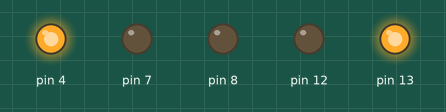
The sketch below on a simulated Arduino Uno, built with avr-gcc and run on an emulated ATmega328P. Shown: output pins drawn as LEDs (lit = HIGH).

Above: at 2.5 s.
At 7.7 s:
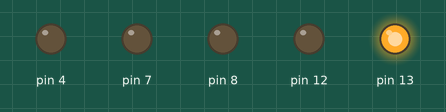
At 12.5 s:
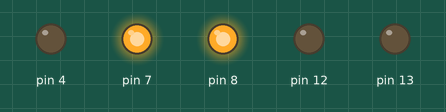
At 16.2 s:
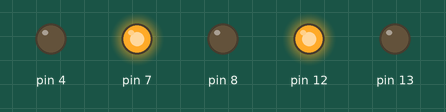
At 28.7 s:
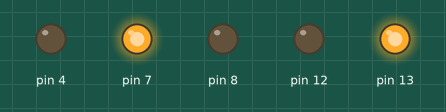
Timing chart, 0 to 29.3 s (numbered marks = the images above):
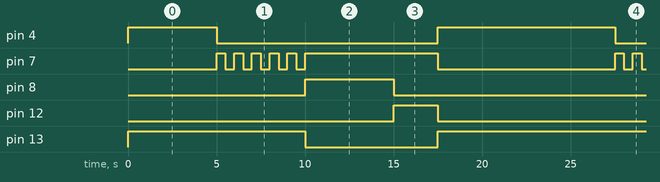

Measured:
- by itself, pin 4: repeats every 22.5 s: LOW 12.5 s, HIGH 10.0 s
- by itself, pin 7: repeats every 22.5 s: 4 × (LOW 0.50 s, HIGH 0.50 s), LOW 0.50 s, HIGH 7.5 s, LOW 10.0 s, HIGH 0.50 s
- by itself, pin 8: alternates HIGH for 5.0 s and LOW for 17.5 s
- by itself, pin 12: alternates HIGH for 2.5 s and LOW for 20.0 s
- by itself, pin 13: repeats every 22.5 s: LOW 7.5 s, HIGH 15.0 s

The sketch:

semaforo_carro_e_pedestre.ino
```cpp
/*
 * Semáforo de Automóveis e de Pedestre
 */


int p;


void setup(){
  pinMode(13, OUTPUT);
  pinMode(12, OUTPUT);
  pinMode(8, OUTPUT);
  pinMode(7, OUTPUT);
  pinMode(4, OUTPUT);}

void loop(){
  digitalWrite(13, HIGH);
  digitalWrite(4, HIGH);
  delay(5000);
  digitalWrite(4, LOW);
  for(p = 0; p < 5; ++p){ //vermelhor para pedestres piscar 5 vezes
    digitalWrite(7, HIGH);//veremlho para pesestres liga
    delay(500);
    digitalWrite(7, LOW);//vermelho para pedestres apaga
    delay(500);
  }
  digitalWrite(13, LOW);
  digitalWrite(7, HIGH);//vermelho pedestre
  digitalWrite(8, HIGH);//verde carro
  delay(5000); // 5 segundos para os carros cruzarem
  digitalWrite(8, LOW);//verde para carro apaga
  digitalWrite(12, HIGH);//atenção
  digitalWrite(7, HIGH);
  delay(2500);

  digitalWrite(7,LOW);//vermelho para pedestres apaga
  digitalWrite(12, LOW);//amarelo para carros apaga
  digitalWrite(13, HIGH);//vermelho para carros acende
  digitalWrite(4,HIGH);//verde para pedestres acende
  delay(5000);//5 segundos para os pedestres atravessarem
}
```
